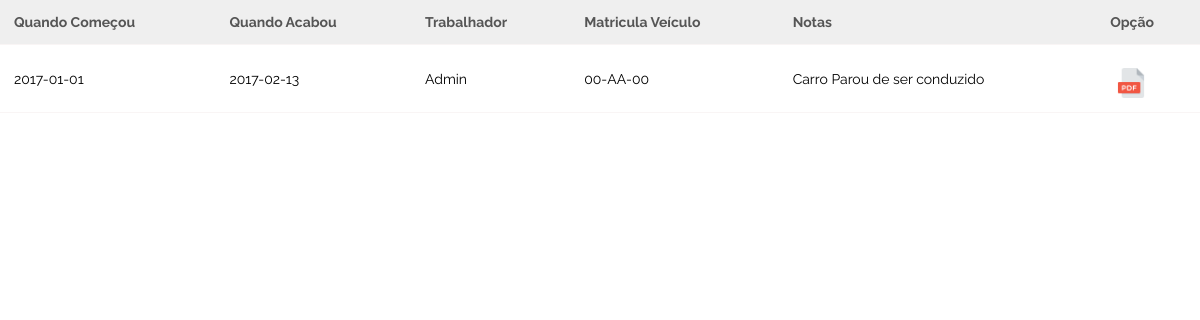
/veiculos.php (signed in), run on an earlier commit of the app's database.
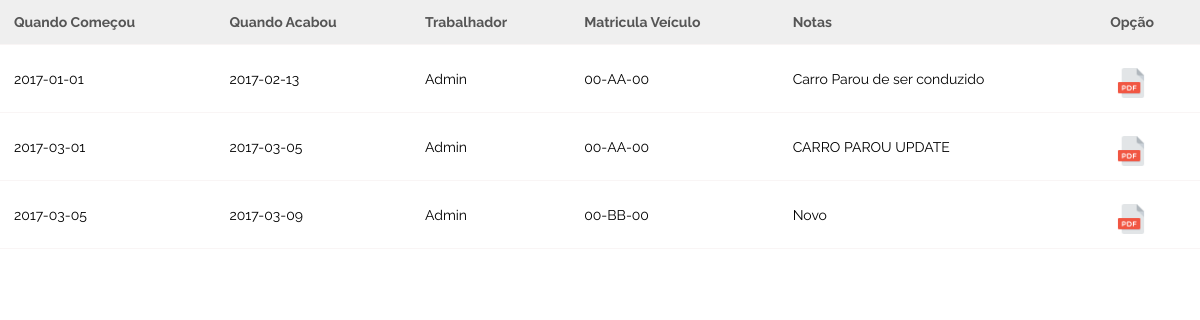
And on a later commit of the database.
### tables this page shows
CREATE TABLE `veicondu` (
  `CodVeiC` int(11) NOT NULL auto_increment,
  `Notas` varchar(500) default NULL,
  `Quando_Comecou` date default NULL,
  `Quando_Acabou` date default NULL,
  `CodUser` int(11) default NULL,
  `CodVei` int(11) default NULL,
  `EmUso` varchar(45) default NULL,
  PRIMARY KEY  (`CodVeiC`),
  KEY `CodUser` (`CodUser`),
  KEY `CodVei` (`CodVei`),
  CONSTRAINT `veicondu_ibfk_1` FOREIGN KEY (`CodUser`) REFERENCES `utilizador` (`CodUser`),
  CONSTRAINT `veicondu_ibfk_2` FOREIGN KEY (`CodVei`) REFERENCES `veiculos` (`codVei`)
);

CREATE TABLE `utilizador` (
  `CodUser` int(11) NOT NULL auto_increment,
  `Nome_Registo` varchar(50) default NULL,
  `Senha` varchar(256) default NULL,
  `Nome_Proprio` varchar(100) default NULL,
  `Apelido` varchar(100) default NULL,
  `Genero` varchar(50) default NULL,
  `Data_Nascimento` date default NULL,
  `Data_Contratacao` date default NULL,
  `Pagamentos_Hora` varchar(50) default NULL,
  `Habilitacoes` varchar(50) default NULL,
  `Rua` varchar(200) default NULL,
  `N_Telemovel` int(11) default NULL,
  `N_Telefone` int(11) default NULL,
  `Email` varchar(100) default NULL,
  `Notas_contacto` varchar(500) default NULL,
  `Notas_Contracto` varchar(500) default NULL,
  `CodTipoU` int(11) default '2',
  `CodCi` int(11) default NULL,
  PRIMARY KEY  (`CodUser`),
  KEY `CodTipoU` (`CodTipoU`),
  KEY `CodCi` (`CodCi`),
  CONSTRAINT `utilizador_ibfk_1` FOREIGN KEY (`CodTipoU`) REFERENCES `tipouser` (`CodTipoU`),
  CONSTRAINT `utilizador_ibfk_2` FOREIGN KEY (`CodCi`) REFERENCES `cidade` (`CodCi`)
);

CREATE TABLE `veiculos` (
  `codVei` int(11) NOT NULL auto_increment,
  `Matricula` varchar(50) default NULL,
  `Marca` varchar(50) default NULL,
  `Modelo` varchar(50) default NULL,
  `cor` varchar(50) default NULL,
  `Ano` int(11) default NULL,
  `CodTipoC` int(11) default NULL,
  `CodTipoV` int(11) default NULL,
  PRIMARY KEY  (`codVei`),
  KEY `CodTipoC` (`CodTipoC`),
  KEY `CodTipoV` (`CodTipoV`),
  CONSTRAINT `veiculos_ibfk_1` FOREIGN KEY (`CodTipoC`) REFERENCES `tipocom` (`CodTipoC`),
  CONSTRAINT `veiculos_ibfk_2` FOREIGN KEY (`CodTipoV`) REFERENCES `tipovei` (`CodTipoV`)
);

### WEB/veiculos.php (the view, shortened to what this page needs)
<html>
  <head>
	<link rel="stylesheet" href="style.css" type="text/css" />
	</head>
<body>
<?php
$link = mysqli_connect("localhost", "root", "", "frotas");
$sql = "SELECT * FROM veicondu, utilizador, veiculos where veicondu.CodUser=utilizador.CodUser and veicondu.CodVei=veiculos.CodVei and EmUso='Nao' and utilizador.CodUser=".$_SESSION['user'];
if($result = mysqli_query($link, $sql)){
    if(mysqli_num_rows($result) > 0){
        echo "<table>";
            echo "<tr>";
                echo "<th>Quando Começou</th>";
                echo "<th>Quando Acabou</th>";
                echo "<th>Trabalhador</th>";
				echo "<th>Matricula Veículo</th>";
				echo "<th>Notas</th>";
				echo "<th>Opção</th>";
            echo "</tr>";
        while($row = mysqli_fetch_array($result)){
            echo "<tr>";
                echo "<td>" . $row['Quando_Comecou'] . "</td>";
                echo "<td>" . $row['Quando_Acabou'] . "</td>";
                echo "<td>" . $row['Nome_Registo'] . "</td>";
                echo "<td>" . $row['Matricula'] . "</td>";
				echo "<td>" . $row['Notas'] . "</td>";
				echo "<td>" . "<img src='logos/pdf.png' class='imgg' />" . "</td>";
            echo "</tr>";
        }
        echo "</table>";
    } else{
        echo "No records matching your query were found.";
    }
} else{
    echo "ERROR: Could not able to execute $sql. " . mysqli_error($link);
}
?>
</body>
</html>

What changed in the data, as far as the page shows it:
added veicondu: Quando_Comecou "2017-03-01", Quando_Acabou "2017-03-05", CodUser.Nome_Registo "Admin", CodVei.Matricula "00-AA-00", Notas "CARRO PAROU UPDATE"
added veicondu: Quando_Comecou "2017-03-05", Quando_Acabou "2017-03-09", CodUser.Nome_Registo "Admin", CodVei.Matricula "00-BB-00", Notas "Novo"
